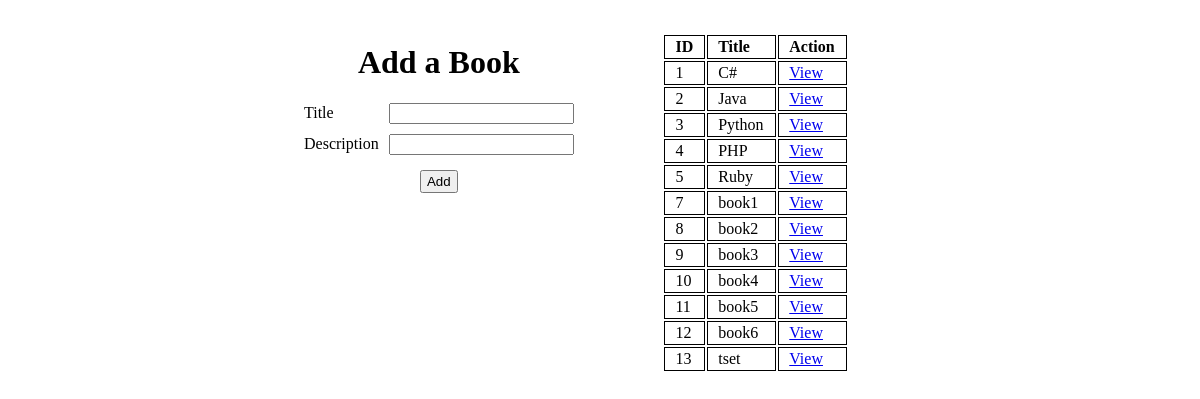
The page / on the database its author committed.
### books_authors_app/models.py (models this page shows)
class Book(models.Model):
    title = models.CharField(max_length=255)
    desc = models.TextField()
    created_at = models.DateTimeField(auto_now_add=True)
    updated_at = models.DateTimeField(auto_now=True)

### books_authors_app/views.py (the view)
# urls.py: path('', views.books),
def books(request):
    context = {
        'books': models.get_all_books,
    }
    return render(request, 'books.html', context)

### books_authors_app/models.py (called while the page is built)
def get_all_books():
    return Book.objects.all()

### books_authors_app/templates/books.html (shortened to what this page needs)
<!DOCTYPE html>
<html lang="en">
<head>
    {% load static %}
    <link type="text/css" rel="stylesheet" href="{% static 'css/books_style.css' %}">
</head>
<body>
    <div id="main_container">
        <div id="add_container">
            <form id="add_book" action="add_book" method="post">
                <h1 id="add_title">Add a Book</h1>
                <div id="input_container">
                    <div id="label_col" class="input_col">
                        <label for="title">Title</label>
                        <label for="desc">Description</label>
                    </div>
                    <div id="input_col" class="input_col">
                        <input name="title" id="title_txt_field" type="text">
                        <input class="desc_txt_field" name="desc" id="desc_txt_field" type="text">
                    </div>
                </div>
                <input id="add_btn" type="submit" value="Add">
            </form>
        </div>
        <div id="show_container">
            <table id="show_table">
                <tr id="table_head">
                    <th>ID</th>
                    <th>Title</th>
                    <th>Action</th>
                </tr>
                {% for book in books %}
                <tr>
                    <td>{{ book.id }}</td>
                    <td>{{ book.title }}</td>
                    <td><a href="/books/{{ book.id }}">View</a></td>
                </tr>
                {% endfor %}
            </table>
        </div>
    </div>
</body>
</html>

### books_authors_app/static/css/books_style.css (style rules this page uses)
#main_container { width: 50%; margin: 0 auto; padding: 15px; display: flex; justify-content: space-between; gap: 15%; }
#input_container { display: flex; }
.input_col { display: flex; flex-direction: column; gap: 10px; justify-content: space-around; }
#label_col { margin-right: 10px; }
#add_book { display: flex; flex-direction: column; align-items: center; }
#add_btn { margin-top: 15px; padding: 2px 5px; }
table { width: 80%; }
td, th { border: 1px solid black; padding: 2px 10px; text-align: start; }
#show_container { margin-top: 10px; width: 100%; }

### rows shown on the page
Book: id "1", title "C#"
Book: id "2", title "Java"
Book: id "3", title "Python"
Book: id "4", title "PHP"
Book: id "5", title "Ruby"
Book: id "7", title "book1"
Book: id "8", title "book2"
Book: id "9", title "book3"
Book: id "10", title "book4"
Book: id "11", title "book5"
Book: id "12", title "book6"
Book: id "13", title "tset"
